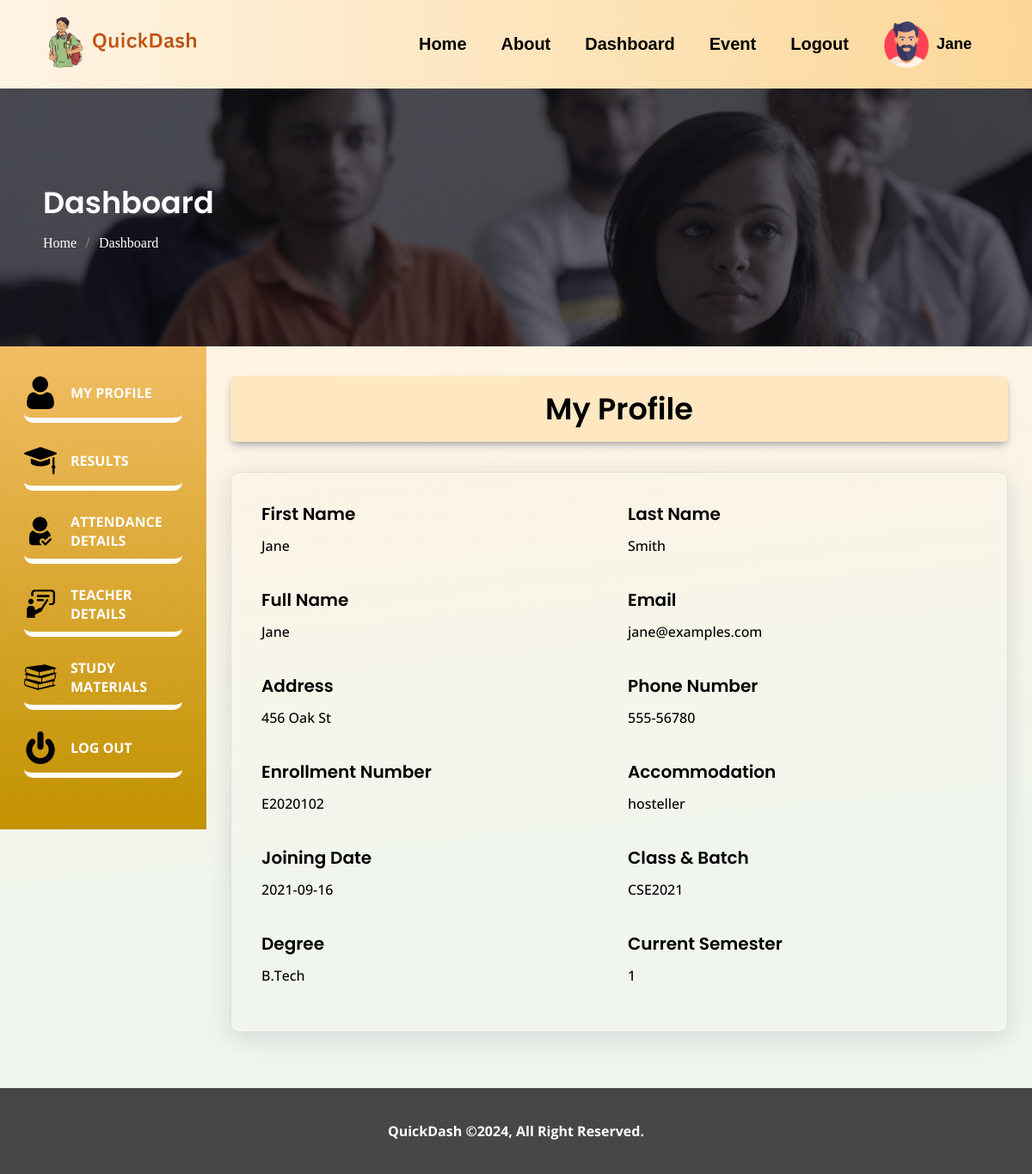
Before: /dashboard.php (signed in) with the older database file.
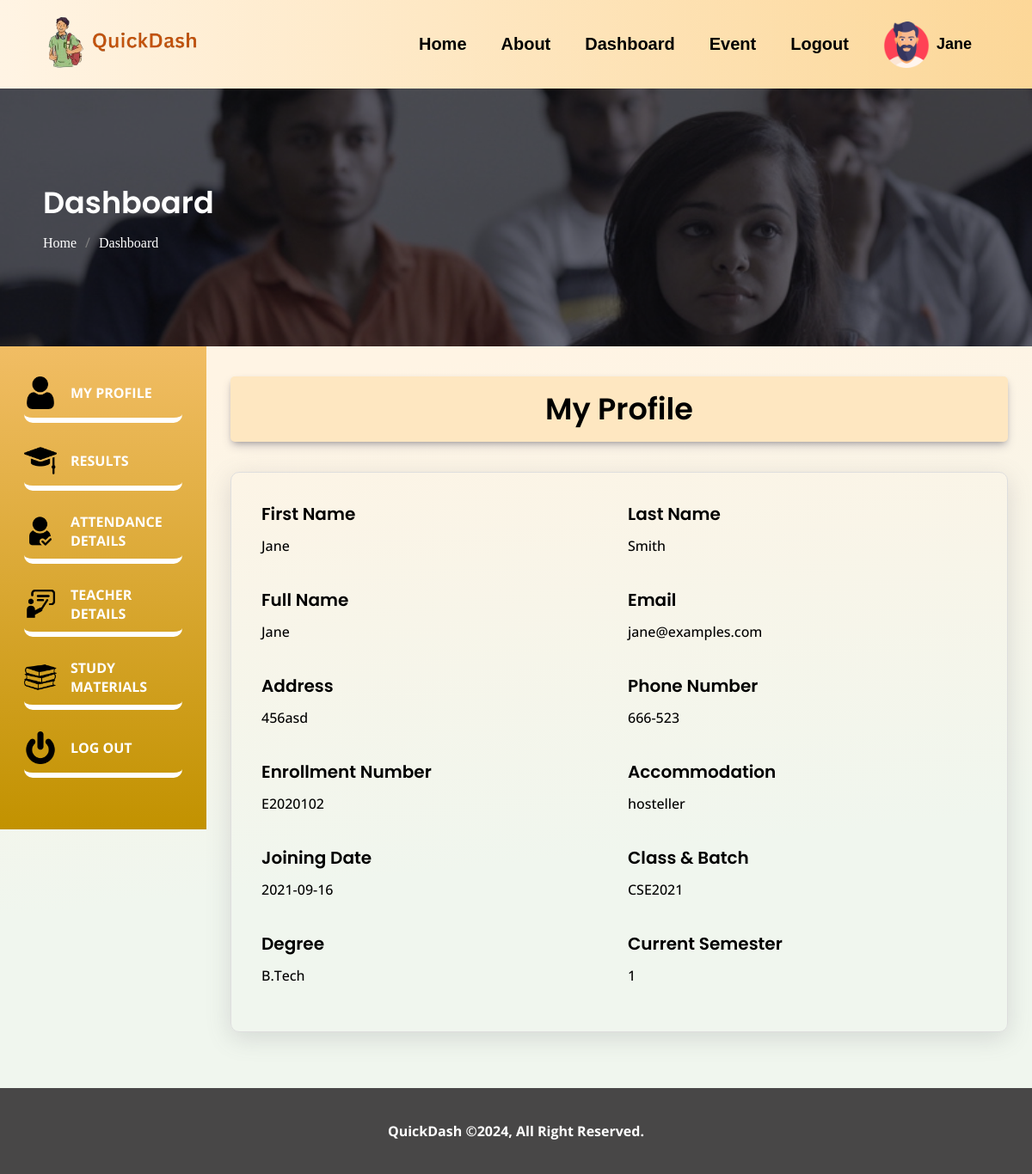
After: the same page with the newer database file.
### tables this page shows
CREATE TABLE `users` (
  `id` int(11) NOT NULL,
  `first_name` varchar(255) DEFAULT NULL,
  `last_name` varchar(255) DEFAULT NULL,
  `name` varchar(255) NOT NULL,
  `email` varchar(255) NOT NULL,
  `password` varchar(255) NOT NULL,
  `address` varchar(255) NOT NULL,
  `phone_number` varchar(15) DEFAULT NULL,
  `enrollment_number` varchar(20) NOT NULL,
  `accommodation` enum('hosteller','traveller') NOT NULL,
  `current_semester` varchar(50) NOT NULL,
  `marks_mad` int(11) NOT NULL,
  `marks_nodejs` int(11) NOT NULL,
  `marks_cn` int(11) NOT NULL,
  `marks_software_packages` int(11) NOT NULL,
  `marks_software_engi` int(11) NOT NULL,
  `join_date` date DEFAULT NULL,
  `class_batch` varchar(20) DEFAULT NULL,
  `current_degree` varchar(50) DEFAULT NULL,
  `lab_attendance_mad` int(11) DEFAULT NULL,
  `lab_attendance_nodejs` int(11) DEFAULT NULL,
  `lab_attendance_cn` int(11) DEFAULT NULL,
  `lab_attendance_software_packages` int(11) DEFAULT NULL,
  `lab_attendance_software_engi` int(11) DEFAULT NULL,
  `lec_attendance_mad` int(11) DEFAULT NULL,
  `lec_attendance_nodejs` int(11) DEFAULT NULL,
  `lec_attendance_cn` int(11) DEFAULT NULL,
  `lec_attendance_software_packages` int(11) DEFAULT NULL,
  `lec_attendance_software_engi` int(11) DEFAULT NULL,
  `is_admin` tinyint(1) DEFAULT 0
);

### dashboard.php (the view, shortened to what the changed rows need)
<?php
include 'db_config.php';
$userId = $_SESSION['user_id'];
$stmt = $conn->prepare("SELECT first_name, last_name,  name, email, address, phone_number, enrollment_number, accommodation, join_date, class_batch, current_degree, current_semester, marks_mad, marks_nodejs, marks_cn, marks_software_packages, marks_software_engi, lab_attendance_mad, lab_attendance_nodejs, lab_attendance_cn, lab_attendance_software_packages, lab_attendance_software_engi, lec_attendance_mad, lec_attendance_nodejs, lec_attendance_cn, lec_attendance_software_packages, lec_attendance_software_engi FROM users WHERE id = ?");
$stmt->bind_param("i", $userId);
$stmt->execute();
$stmt->bind_result($first_name, $last_name, $userName, $userEmail, $userAddress, $userPhone, $enrollment_number, $accommodation, $join_date, $class_batch, $current_degree, $current_semester, $marks_mad, $marks_nodejs, $marks_cn, $marks_software_packages, $marks_software_engi, $lab_attendance_mad, $lab_attendance_nodejs, $lab_attendance_cn, $lab_attendance_software_packages, $lab_attendance_software_engi, $lec_attendance_mad, $lec_attendance_nodejs, $lec_attendance_cn, $lec_attendance_software_packages, $lec_attendance_software_engi);
?>
<?php include 'header.php'; ?>
<main class="site-main dashboard-page">
    <div class="site-content-inner">
        <div class="page-headings" style="background-image:url('assets/images/dashboard.jpg');">
            <div class="container">
                <h2>Dashboard</h2>
            </div>
        </div>
        <div class="page-content-in">
            <div class="dashboard-sidebar">
                <div class="site-content">
                    <div class="site-con-inner">
                        <div class="student-infos">
                            <div class="tab-contents" id="myprofile">
                                <div class="subs-heads">
                                    <h2>My Profile</h2>
                                </div>
                                <div class="inner-dash-details">
                                    <div class="rows">
                                        <div class="cols-50">
                                            <div class="info-divs">
                                                <h4>First Name</h4>
                                                <p><?php echo $first_name; ?></p>
                                            </div>
                                        </div>
                                        <div class="cols-50">
                                            <div class="info-divs">
                                                <h4>Last Name</h4>
                                                <p><?php echo $last_name; ?></p>
                                            </div>
                                        </div>
                                        <div class="cols-50">
                                            <div class="info-divs">
                                                <h4>Full Name</h4>
                                                <p><?php echo $userName; ?></p>
                                            </div>
                                        </div>
                                        <div class="cols-50">
                                            <div class="info-divs">
                                                <h4>Email</h4>
                                                <p><?php echo $userEmail; ?></p>
                                            </div>
                                        </div>
                                        <div class="cols-50">
                                            <div class="info-divs">
                                                <h4>Address</h4>
                                                <p><?php echo $userAddress; ?></p>
                                            </div>
                                        </div>
                                        <div class="cols-50">
                                            <div class="info-divs">
                                                <h4>Phone Number</h4>
                                                <p><?php echo $userPhone; ?></p>
                                            </div>
                                        </div>
                                        <div class="cols-50">
                                            <div class="info-divs">
                                                <h4>Enrollment Number</h4>
                                                <p><?php echo $enrollment_number; ?></p>
                                            </div>
                                        </div>
                                        <div class="cols-50">
                                            <div class="info-divs">
                                                <h4>Accommodation</h4>
                                                <p><?php echo $accommodation; ?></p>
                                            </div>
                                        </div>
                                        <div class="cols-50">
                                            <div class="info-divs">
                                                <h4>Joining Date</h4>
                                                <p><?php echo $join_date; ?></p>
                                            </div>
                                        </div>
                                        <div class="cols-50">
                                            <div class="info-divs">
                                                <h4>Class & Batch</h4>
                                                <p><?php echo $class_batch; ?></p>
                                            </div>
                                        </div>
                                        <div class="cols-50">
                                            <div class="info-divs">
                                                <h4>Degree</h4>
                                                <p><?php echo $current_degree; ?></p>
                                            </div>
                                        </div>
                                        <div class="cols-50">
                                            <div class="info-divs">
                                                <h4>Current Semester</h4>
                                                <p><?php echo $current_semester; ?></p>
                                            </div>
                                        </div>
                                    </div>
                                </div>
                            </div>
                        </div>
                    </div>
                </div>
            </div>
        </div>
    </div>
</main>
<?php include 'footer.php'; ?>

### header.php (shortened to what the changed rows need)
<?php
$protocol = isset($_SERVER['HTTPS']) && $_SERVER['HTTPS'] === 'on' ? 'https' : 'http';
$host = $_SERVER['HTTP_HOST'];
$script = $_SERVER['SCRIPT_NAME'];
$home_url = $protocol . '://' . $host . dirname($script) . '/';
include 'db_config.php';
function getUserData($userId, $conn)
{
    $stmt = $conn->prepare("SELECT first_name, is_admin FROM users WHERE id = ?");
    $stmt->bind_param("i", $userId);
    $stmt->execute();
    $stmt->bind_result($userName, $isAdmin);
    if ($stmt->fetch()) {
        return ['first_name' => $userName, 'is_admin' => $isAdmin];
    } else {
        return false;
    }
}
$userData = isset($_SESSION['user_id']) ? getUserData($_SESSION['user_id'], $conn) : false;
$userName = $userData ? $userData['first_name'] : false;
$isUserAdmin = $userData ? $userData['is_admin'] : false;
?>
<!DOCTYPE html>
<html>
<head>
    <link rel="stylesheet" type="text/css" href="https://cdn.datatables.net/1.10.9/css/jquery.dataTables.min.css">
    <link rel="stylesheet" href="assets/css/main.css">
    <link rel="stylesheet" href="assets/css/responsive.css">
</head>
<body>
    <header>
        <div class="container">
            <div class="header-inner">
                <div class="header-menu">
                    <nav>
                        <ul>
                            <?php if (isset($_SESSION['user_id'])) { ?>
                                <?php if ($userName) { ?>
                                    <li class="profile-name-head">
                                        <a
                                            href="<?php echo $isUserAdmin ? $home_url . '/admin_dashboard.php' : $home_url . '/dashboard.php'; ?>">
                                            <img src="assets/images/man.png">
                                            <span>
                                                <?php echo $userName; ?>
                                            </span>
                                        </a>
                                    </li>
                                <?php } ?>
                            <?php } else { ?>
                                <li><a href="<?php echo $home_url; ?>/login.php">Login</a></li>
                            <?php } ?>
                        </ul>
                    </nav>
                </div>
            </div>
        </div>
    </header>
</body>
</html>

Changed rows visible on the page:
changed users "Jane": address "456 Oak St" → "456asd"; phone_number "555-56780" → "666-523"
